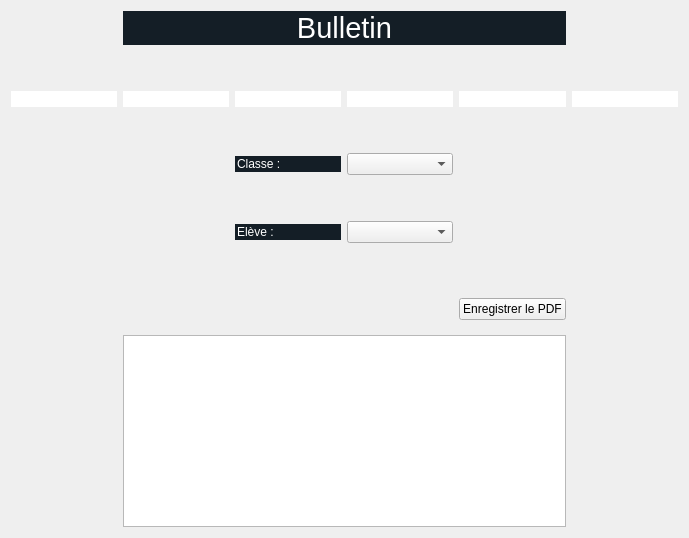
        <widget class="QWidget" name="bulletin">
         <layout class="QGridLayout" name="gridLayout_30">
          <item row="10" column="1" colspan="4">
           <widget class="QTextBrowser" name="textBrowser"/>
          </item>
          <item row="8" column="3">
           <spacer name="verticalSpacer_94">
            <property name="orientation">
             <enum>Qt::Vertical</enum>
            </property>
            <property name="sizeType">
             <enum>QSizePolicy::Fixed</enum>
            </property>
            <property name="sizeHint" stdset="0">
             <size>
              <width>20</width>
              <height>40</height>
             </size>
            </property>
           </spacer>
          </item>
          <item row="6" column="3">
           <spacer name="verticalSpacer_93">
            <property name="orientation">
             <enum>Qt::Vertical</enum>
            </property>
            <property name="sizeType">
             <enum>QSizePolicy::Fixed</enum>
            </property>
            <property name="sizeHint" stdset="0">
             <size>
              <width>20</width>
              <height>40</height>
             </size>
            </property>
           </spacer>
          </item>
          <item row="5" column="3">
           <widget class="QComboBox" name="comboBox"/>
          </item>
          <item row="7" column="3">
           <widget class="QComboBox" name="comboBox_2"/>
          </item>
          <item row="3" column="3">
           <widget class="QLineEdit" name="lineEdit_109">
            <property name="enabled">
             <bool>false</bool>
            </property>
            <property name="styleSheet">
             <string notr="true">background-color:white;
border:none;</string>
            </property>
           </widget>
          </item>
          <item row="7" column="2">
           <widget class="QLineEdit" name="lineEdit_114">
            <property name="enabled">
             <bool>false</bool>
            </property>
            <property name="styleSheet">
             <string notr="true">background-color:rgb(20,30,38);
color:white;
font: 8pt &quot;Century Gothic&quot;;
border:none;</string>
            </property>
            <property name="text">
             <string>Elève :</string>
            </property>
           </widget>
          </item>
          <item row="3" column="2">
           <widget class="QLineEdit" name="lineEdit_110">
            <property name="enabled">
             <bool>false</bool>
            </property>
            <property name="styleSheet">
             <string notr="true">background-color:white;
border:none;</string>
            </property>
           </widget>
          </item>
          <item row="3" column="1">
           <widget class="QLineEdit" name="lineEdit_112">
            <property name="enabled">
             <bool>false</bool>
            </property>
            <property name="styleSheet">
             <string notr="true">background-color:white;
border:none;</string>
            </property>
           </widget>
          </item>
          <item row="4" column="3">
           <spacer name="verticalSpacer_92">
            <property name="orientation">
             <enum>Qt::Vertical</enum>
            </property>
            <property name="sizeType">
             <enum>QSizePolicy::Fixed</enum>
            </property>
            <property name="sizeHint" stdset="0">
             <size>
              <width>20</width>
              <height>40</height>
             </size>
            </property>
           </spacer>
          </item>
          <item row="3" column="5">
           <widget class="QLineEdit" name="lineEdit_100">
            <property name="enabled">
             <bool>false</bool>
            </property>
            <property name="styleSheet">
             <string notr="true">background-color:white;
border:none;</string>
            </property>
           </widget>
          </item>
          <item row="1" column="5">
           <spacer name="verticalSpacer_91">
            <property name="orientation">
             <enum>Qt::Vertical</enum>
            </property>
            <property name="sizeType">
             <enum>QSizePolicy::Fixed</enum>
            </property>
            <property name="sizeHint" stdset="0">
             <size>
              <width>20</width>
              <height>40</height>
             </size>
            </property>
           </spacer>
          </item>
          <item row="3" column="4">
           <widget class="QLineEdit" name="lineEdit_101">
            <property name="enabled">
             <bool>false</bool>
            </property>
            <property name="styleSheet">
             <string notr="true">background-color:white;
border:none;</string>
            </property>
           </widget>
          </item>
          <item row="0" column="1" colspan="4">
           <widget class="QLabel" name="label_14">
            <property name="enabled">
             <bool>false</bool>
            </property>
            <property name="styleSheet">
             <string notr="true">background-color:rgb(20,30,38);
color:white;
font: 8pt &quot;Century Gothic&quot;;</string>
            </property>
            <property name="text">
             <string>&lt;html&gt;&lt;head/&gt;&lt;body&gt;&lt;p align=&quot;center&quot;&gt;&lt;span style=&quot; font-size:22pt; color:#ffffff;&quot;&gt;Bulletin&lt;/span&gt;&lt;/p&gt;&lt;/body&gt;&lt;/html&gt;</string>
            </property>
           </widget>
          </item>
          <item row="5" column="2">
           <widget class="QLineEdit" name="lineEdit_111">
            <property name="enabled">
             <bool>false</bool>
            </property>
            <property name="styleSheet">
             <string notr="true">background-color:rgb(20,30,38);
color:white;
font: 8pt &quot;Century Gothic&quot;;
border:none;</string>
            </property>
            <property name="text">
             <string>Classe :</string>
            </property>
           </widget>
          </item>
          <item row="3" column="0">
           <widget class="QLineEdit" name="lineEdit_113">
            <property name="enabled">
             <bool>false</bool>
            </property>
            <property name="styleSheet">
             <string notr="true">background-color:white;
border:none;</string>
            </property>
           </widget>
          </item>
          <item row="9" column="3">
           <spacer name="verticalSpacer_95">
            <property name="orientation">
             <enum>Qt::Vertical</enum>
            </property>
            <property name="sizeType">
             <enum>QSizePolicy::Fixed</enum>
            </property>
            <property name="sizeHint" stdset="0">
             <size>
              <width>20</width>
              <height>40</height>
             </size>
            </property>
           </spacer>
          </item>
          <item row="9" column="4">
           <widget class="QPushButton" name="savePDF">
            <property name="styleSheet">
             <string notr="true">
font: 8pt &quot;Century Gothic&quot;;</string>
            </property>
            <property name="text">
             <string>Enregistrer le PDF</string>
            </property>
           </widget>
          </item>
         </layout>
        </widget>
